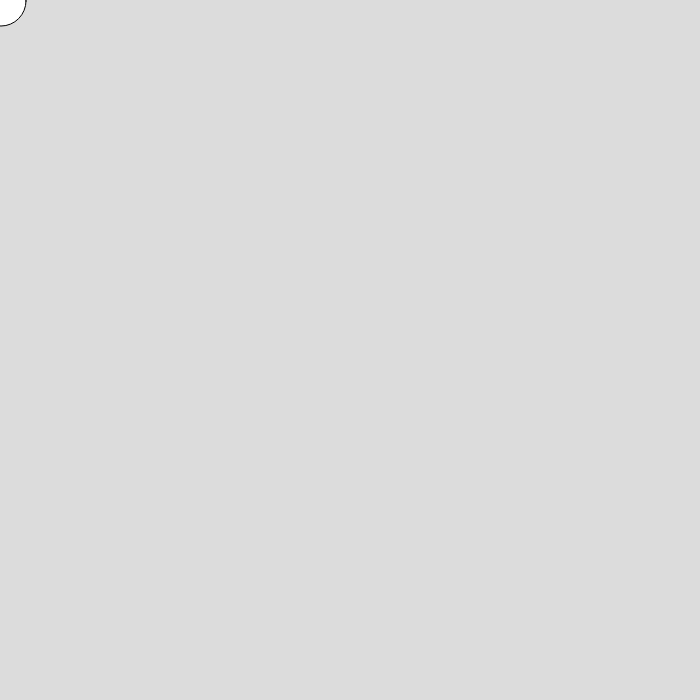
Frame 1 (no input)
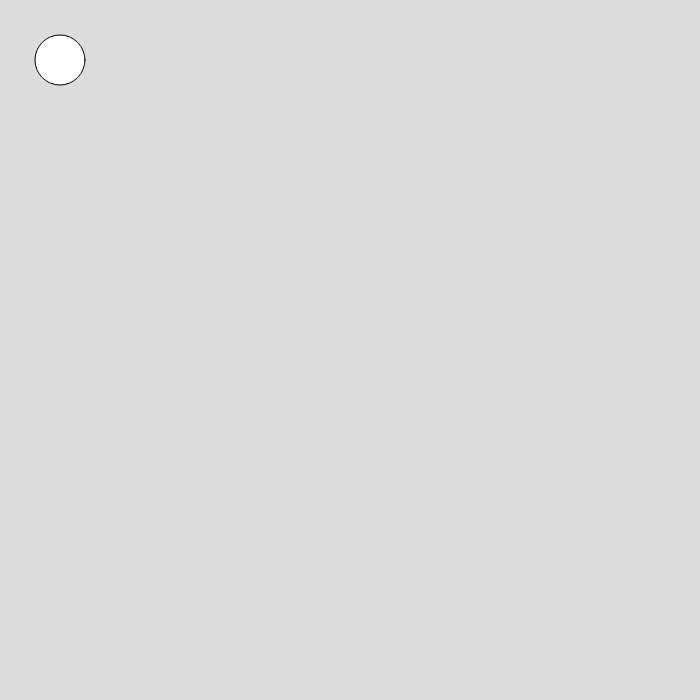
Frame 60 (no input)
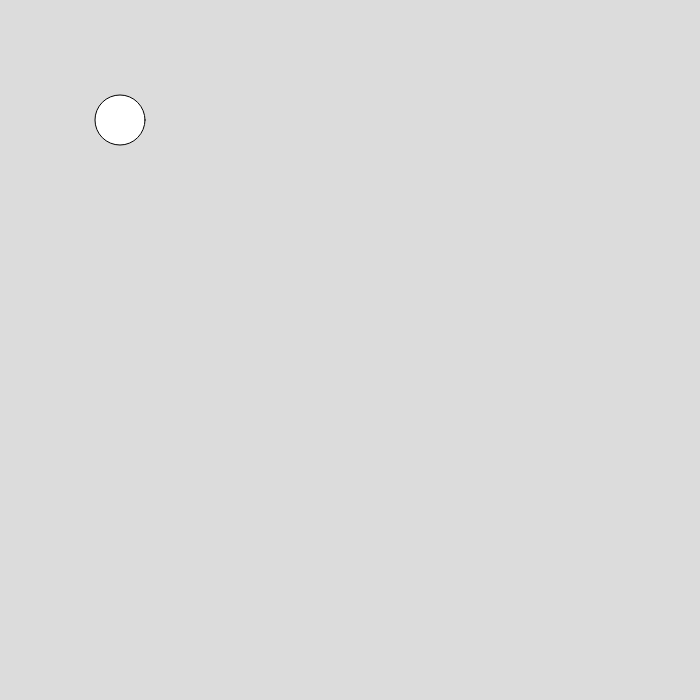
Frame 120 (the mouse pressed at the canvas centre since frame 60)

The p5.js sketch that drew these frames (run headless with seeded random() and noise() and a simulated clock; from frame 60 on, the mouse is pressed at the canvas centre):

// p5.js sketch
// ── sketch.js
function setup() {
  createCanvas(700, 700);
}

function draw() {
  background(220);

//check for collision
  if (x < 0 | x > width){
    xspeed = xspeed * -10; //reverse direction of x 
  }

x = x + xspeed; //iterate x
y = y + yspeed; //iteraate y

//circle
  circle(x,y, 50);
}
  let x = 0;
  let y = 0;
  let xspeed = 1;
  let yspeed = 1;
